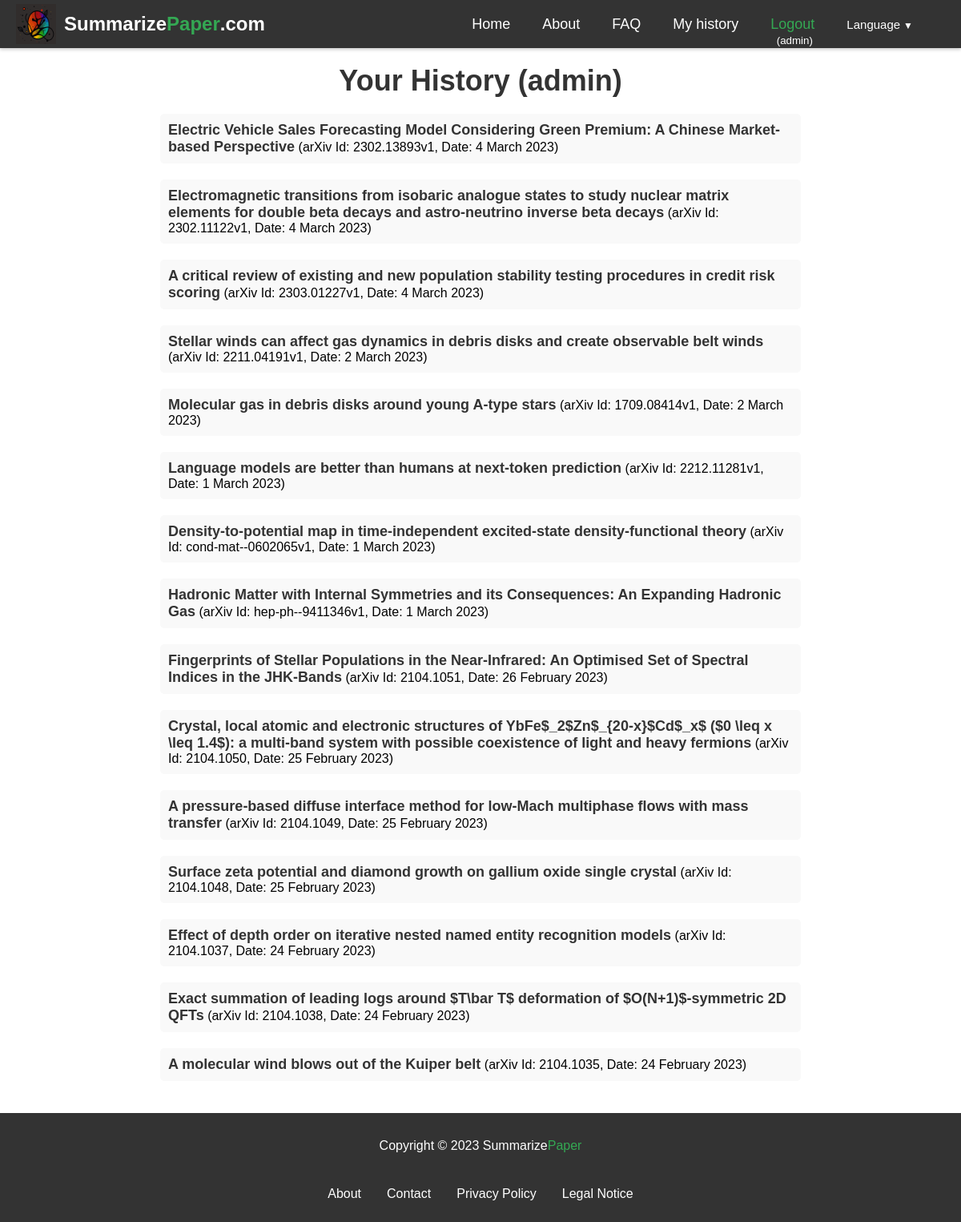
The page /history/ (signed in) on the database as committed earlier.
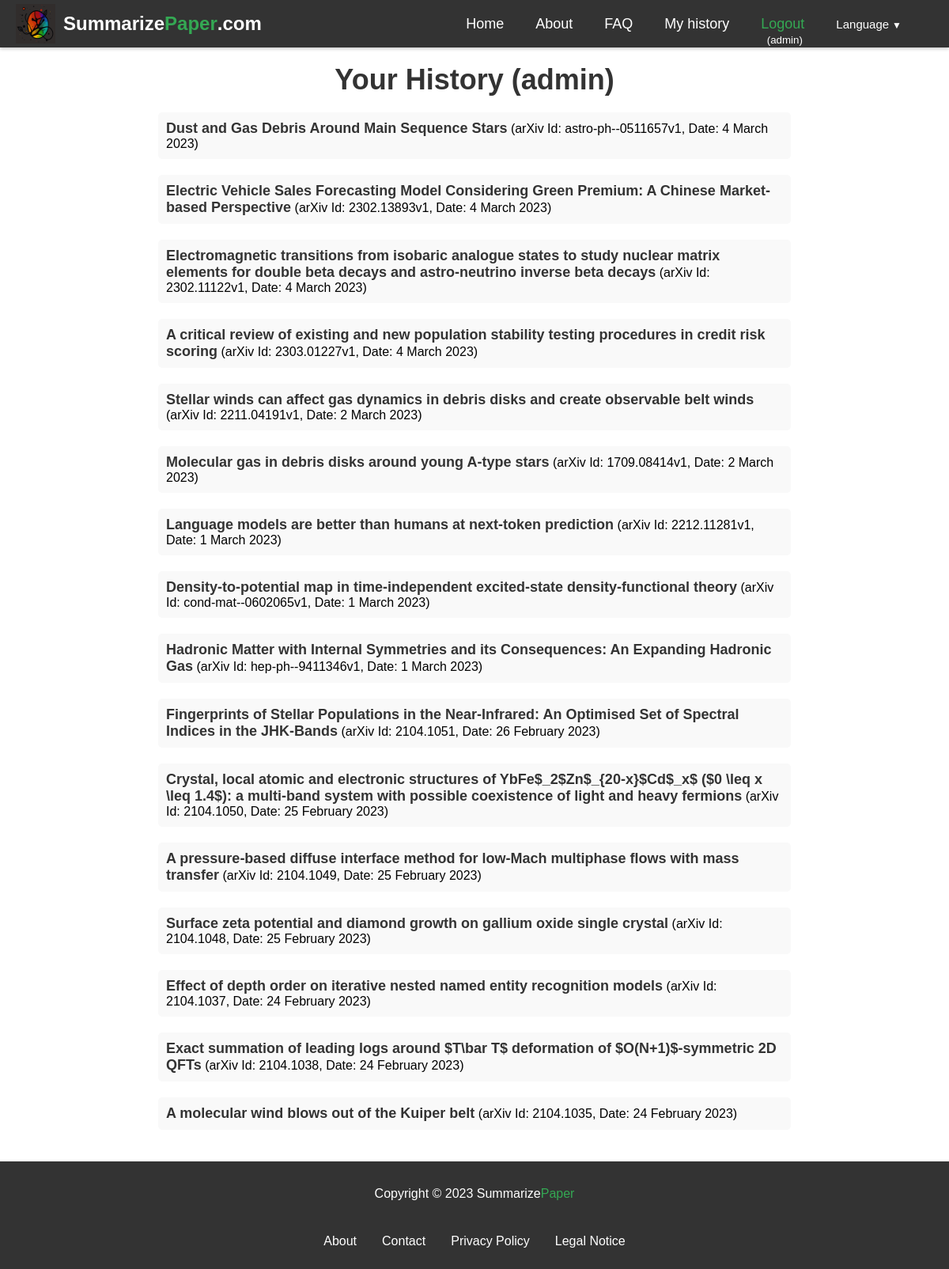
The same page on the database as committed later.
### summarizer/models.py (models this page shows, shortened)
class ArxivPaper(models.Model):
    id = models.AutoField(primary_key=True)
    arxiv_id = models.CharField(max_length=20, unique=True)
    created = models.DateTimeField(auto_now_add=True)
    updated = models.DateTimeField(auto_now=True)
    title = models.CharField(max_length=400, blank=True, null=True)
    abstract = models.TextField(blank=True, null=True)
    authors = models.ManyToManyField(Author, blank=True, through='PaperAuthor')
    link_doi = models.URLField(blank=True, null=True)
    link_homepage = models.URLField(blank=True, null=True)
    published_arxiv = models.DateField(blank=True, null=True)
    journal_ref = models.CharField(max_length=200, blank=True, null=True)
    comments = models.TextField(blank=True, null=True)
    license = models.CharField(max_length=400, blank=True, null=True)
    category = models.CharField(max_length=50, blank=True, null=True)
    updated_arxiv = models.DateField(blank=True, null=True)

class PaperHistory(models.Model):
    id = models.AutoField(primary_key=True)
    arxiv_id = models.CharField(max_length=20)
    created = models.DateTimeField(auto_now_add=True)
    updated = models.DateTimeField(auto_now=True)
    user = models.ForeignKey(User, on_delete=models.CASCADE)
    def __str__(self):
        return self.arxiv_id#+' '+self.user.username

### summarizer/views.py (the view)
# urls.py: path("history/", views.history, name="history"),
def history(request):
    stuff_for_frontend={}
    paper_history=[]
    if request.user.is_authenticated:
        auth=True
        history=PaperHistory.objects.filter(user=request.user).order_by('-created')
        print('history',history)
        for h in history:
            arxiv_paper = ArxivPaper.objects.filter(arxiv_id=h.arxiv_id).first()
            paperdate = h.created#.strftime('%d/%m/%Y')
            if arxiv_paper:
                paper_history.append({'arxiv_id': h.arxiv_id, 'title': arxiv_paper.title, 'date': paperdate})
            else:
                paper_history.append({'arxiv_id': h.arxiv_id, 'date': paperdate})
    else:
        auth=False
    stuff_for_frontend.update({
        'auth':auth,
        'paper_history':paper_history
    })
    return render(request, "summarizer/history.html", stuff_for_frontend)

### templates/summarizer/history.html (shortened to what this page needs)
{% extends 'base.html' %}
{% load static %}
{% load i18n %}
{% block content %}
{% if auth %}
<div class="history">
    <h1 class="history-title">Your History ({{ user.username }})</h1>
{% if paper_history %}
<ul class="history-list">
{% for h in paper_history %}
{% if h.title %}
  <li class="history-item"><a href="/{{LANGUAGE_CODE}}/arxiv-id/{{ h.arxiv_id }}" class="history-link">{{ h.title }}</a> (arXiv Id: {{ h.arxiv_id }}, Date: {{ h.date|date:"j F Y" }})</li>
{% else %}
  <li class="history-item">arXiv Id: <a href="/{{LANGUAGE_CODE}}/arxiv-id/{{ h.arxiv_id }}" class="history-link">{{ h.arxiv_id }}</a> (Date: {{ h.date }})</li>
{% endif %}
{% endfor %}
</ul>
{% else %}
<p class="history-message">No history yet</p>
{% endif %}
{% else %}
<p class="history-message">{% trans 'You cannot access this page.' %}</p>
{% endif %}
</div>
{% endblock %}

Rows that differ between the two databases and show on the page:
added ArxivPaper: title "Dust and Gas Debris Around Main Sequence Stars"
added PaperHistory: arxiv_id "astro-ph--0511657v1", date "4 March 2023"
Other text that changed with them:
new list line: "(arXiv Id: , Date: )"
